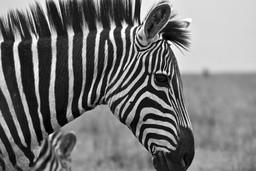
#> input picture Zadanie_3/zebra.jpg, 256 x 171 px, shrunk from 1000 x 667 before the run
$ python main.py
#> lines starting #> are read from the running program, lines starting #| are printed output that depends on the picture

#Pouzivaly sme literaturu: https://github.com/Lew-Morris/filter2D

import cv2 as cv
import numpy as np


def my_filter_2d(input_image, kernel):
    # Get size of kernel
    m = kernel.shape[0]
    n = kernel.shape[1]

    # Pad image with 1px of 0's on each side
    input_image = cv.copyMakeBorder(input_image, 1, 1, 1, 1, cv.BORDER_REFLECT)

    # Store size of image minus the padding
    dim_y = input_image.shape[0] - m + 1
    dim_x = input_image.shape[1] - n + 1

    # Create a new, zeroed array (image)
    new_image = np.zeros((dim_y, dim_x))

    # Loop through each pixel and apply the filter
    for i in range(dim_y):
        for j in range(dim_x):
            # Take the sum of each pixel and then multiply by the kernel (filter)
            conv = (np.sum(input_image[i:i + m, j:j + n] * kernel))

            # Threshold image to prevent clipping
            if conv < 0:
                new_image[i][j] = 0
            elif conv > 255:
                new_image[i][j] = 255
            else:
                new_image[i][j] = conv
    return new_image

image = cv.imread('zebra.jpg')
#> image is the input picture: shape (171, 256, 3); min 0, max 255, mean 116.4

image = cv.cvtColor(image, cv.COLOR_BGR2GRAY)
#> image: shape (171, 256)


cv.imshow('zebra', image)

laplacian = np.array([[0, 0, -1, 0, 0],
                   [0, -1, -4, -1, 0],
                   [-1, -4, 24, -4, -1],
                   [0, -1, -4, -1, 0],
                   [0, 0 , -1, 0, 0]])


gaussian = np.array([[1, 8, 12, 8 , 1 ],
                     [8, 12, 20, 12, 8],
                     [12, 20, 40, 20, 12],
                     [8, 12, 20, 12, 8],
                     [1, 8, 12, 8, 1]])/80


print(laplacian)
print(gaussian)

log = gaussian - laplacian


image1 = cv.filter2D(image, -1, gaussian)
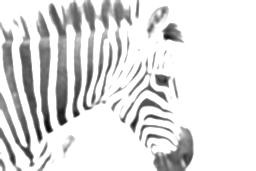
#> image1: shape (171, 256); min 10, max 255, mean 222.6
cv.imwrite('CV_gaussian.jpg', image1)

image1_myFilter = my_filter_2d(image, gaussian)
#> in my_filter_2d, `input_image = cv.copyMakeBorder(input_image, 1, 1, 1, 1, cv.BORDER_REF..`:
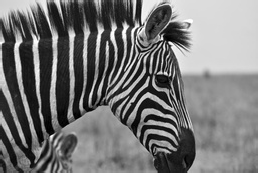
#> input_image: shape (173, 258); min 0, max 255, mean 117
#> after the loop in my_filter_2d, `for i in range(dim_y):`:
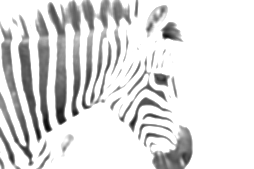
#> new_image: shape (169, 254) float64; min 9.71, max 255, mean 222.2
cv.imwrite('myFilter_gaussian.jpg', image1_myFilter)

image2 = cv.filter2D(image, -1, laplacian)
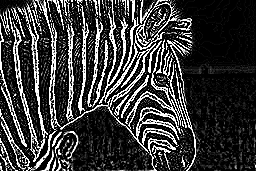
#> image2: shape (171, 256); min 0, max 255, mean 57.3
cv.imwrite('CV_laplacian.jpg', image2)

image2_myFilter = my_filter_2d(image, laplacian)
#> after the loop in my_filter_2d (call 2), `for i in range(dim_y):`:
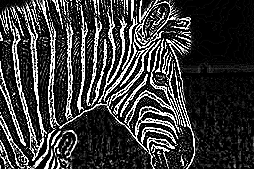
#> new_image: shape (169, 254) float64; min 0, max 255, mean 57.2
cv.imwrite('myFilter_laplacian.jpg', image2_myFilter)

image3 = cv.filter2D(image1, -1, laplacian)
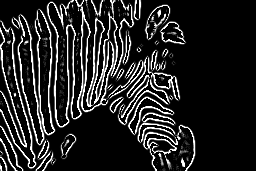
#> image3: shape (171, 256); min 0, max 255, mean 37.7
cv.imwrite('CV_LoG.jpg', image3)

image3_myFilter = my_filter_2d(image1_myFilter, laplacian)
#> after the loop in my_filter_2d (call 3), `for i in range(dim_y):`:
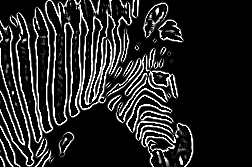
#> new_image: shape (167, 252) float64; min 0, max 255, mean 38.3
cv.imwrite('myFilter_LoG.jpg', image3_myFilter)
